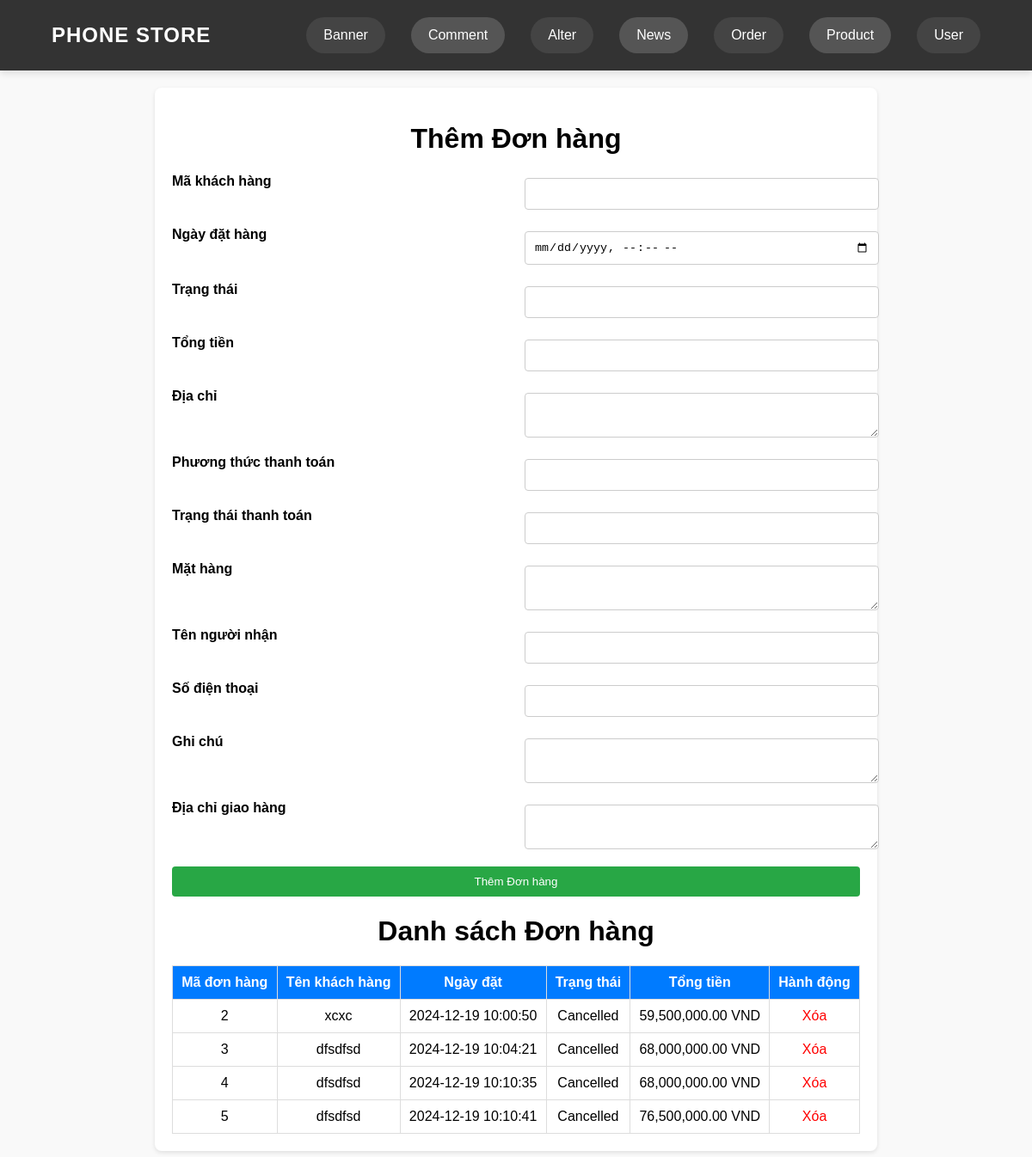
/orders_admin.php, run on an earlier commit of the app's database.
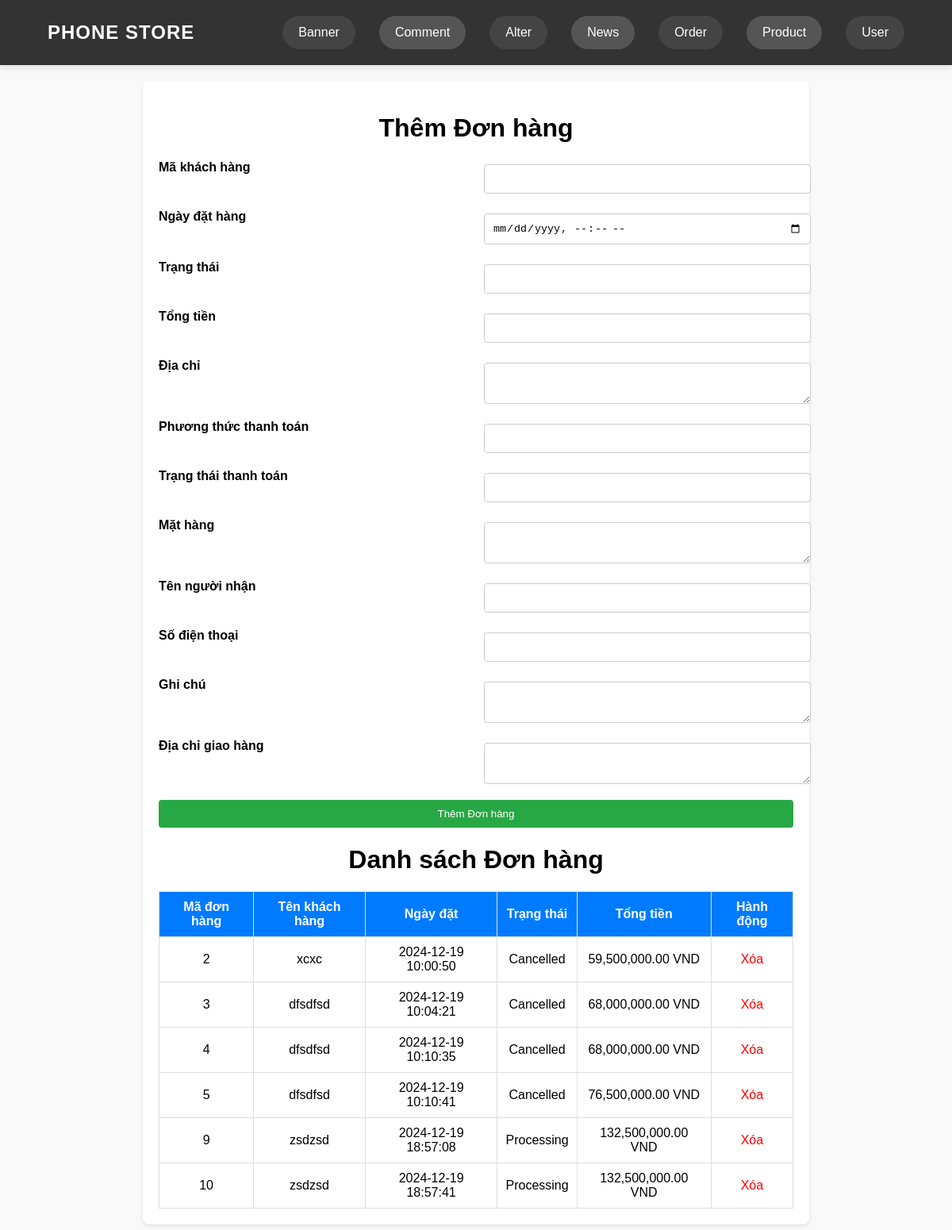
And on a later commit of the database.
### tables this page shows
CREATE TABLE orders (
    order_id INTEGER PRIMARY KEY AUTOINCREMENT,
    customer_id INT NOT NULL,
    order_date DATETIME NOT NULL,
    status VARCHAR(50) NOT NULL,
    total_amount DECIMAL(10,2) NOT NULL,
    address TEXT NOT NULL,
    payment_method VARCHAR(50) NOT NULL,
    payment_status VARCHAR(50) NOT NULL,
    items TEXT NOT NULL,
    name_user VARCHAR(255),
    number VARCHAR(20),
    note TEXT,
    address_shipping TEXT,
    FOREIGN KEY (customer_id) REFERENCES users(user_id) ON DELETE CASCADE
);

### orders_admin.php (the view, shortened to what this page needs)
<?php
try {
    $db = new PDO('sqlite:phone_store.sqlite');
    $db->setAttribute(PDO::ATTR_ERRMODE, PDO::ERRMODE_EXCEPTION);
} catch (PDOException $e) {
    die("Lỗi kết nối cơ sở dữ liệu: " . $e->getMessage());
}
try {
    $orders = $db->query("SELECT * FROM orders")->fetchAll(PDO::FETCH_ASSOC);
} catch (PDOException $e) {
    die("Lỗi khi lấy danh sách đơn hàng: " . $e->getMessage());
}
?>
<!DOCTYPE html>
<html lang="vi">
<head>
    <link rel="stylesheet" href="admin/header_admin.css">
</head>
<body>
<?php include 'admin/header.php'; ?>
    <div class="container">
        <h1>Thêm Đơn hàng</h1>
        <form method="POST">
            <label for="customer_id">Mã khách hàng</label>
            <input type="number" name="customer_id" id="customer_id" required>
            <label for="order_date">Ngày đặt hàng</label>
            <input type="datetime-local" name="order_date" id="order_date" required>
            <label for="status">Trạng thái</label>
            <input type="text" name="status" id="status" required>
            <label for="total_amount">Tổng tiền</label>
            <input type="number" step="0.01" name="total_amount" id="total_amount" required>
            <label for="address">Địa chỉ</label>
            <textarea name="address" id="address" required></textarea>
            <label for="payment_method">Phương thức thanh toán</label>
            <input type="text" name="payment_method" id="payment_method" required>
            <label for="payment_status">Trạng thái thanh toán</label>
            <input type="text" name="payment_status" id="payment_status" required>
            <label for="items">Mặt hàng</label>
            <textarea name="items" id="items" required></textarea>
            <label for="name_user">Tên người nhận</label>
            <input type="text" name="name_user" id="name_user">
            <label for="number">Số điện thoại</label>
            <input type="text" name="number" id="number">
            <label for="note">Ghi chú</label>
            <textarea name="note" id="note"></textarea>
            <label for="address_shipping">Địa chỉ giao hàng</label>
            <textarea name="address_shipping" id="address_shipping"></textarea>
            <button type="submit">Thêm Đơn hàng</button>
        </form>
        <h1>Danh sách Đơn hàng</h1>
        <table>
            <thead>
                <tr>
                    <th>Mã đơn hàng</th>
                    <th>Tên khách hàng</th>
                    <th>Ngày đặt</th>
                    <th>Trạng thái</th>
                    <th>Tổng tiền</th>
                    <th>Hành động</th>
                </tr>
            </thead>
            <tbody>
                <?php foreach ($orders as $order): ?>
                    <tr>
                        <td><?= htmlspecialchars($order['order_id']) ?></td>
                        <td><?= htmlspecialchars($order['name_user']) ?></td>
                        <td><?= htmlspecialchars($order['order_date']) ?></td>
                        <td><?= htmlspecialchars($order['status']) ?></td>
                        <td><?= number_format($order['total_amount'], 2) ?> VND</td>
                        <td>
                            <a href="?delete_id=<?= $order['order_id'] ?>" class="delete-btn" onclick="return confirm('Bạn có chắc chắn muốn xóa đơn hàng này không?')">Xóa</a>
                        </td>
                    </tr>
                <?php endforeach; ?>
            </tbody>
        </table>
    </div>
</body>
</html>

What changed in the data, as far as the page shows it:
added orders: order_id "9", name_user "zsdzsd", order_date "2024-12-19 18:57:08", status "Processing", total_amount "132,500,000.00"
added orders: order_id "10", name_user "zsdzsd", order_date "2024-12-19 18:57:41", status "Processing", total_amount "132,500,000.00"
